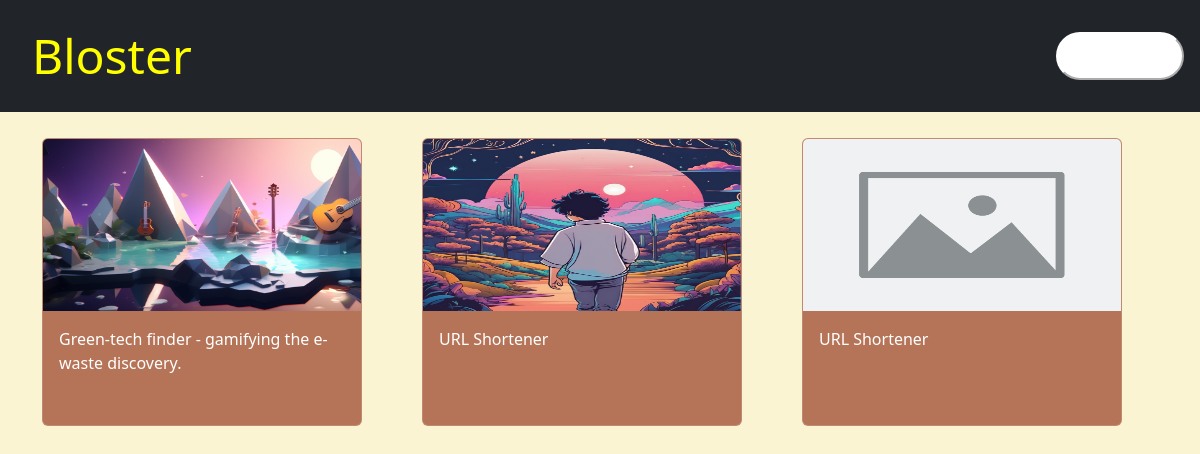
The page / on the database its author committed.
### posts/models.py (models this page shows, shortened)
class postModel(models.Model):
    status_option = (
        ('d', 'Draft'),
        ('p', 'Publish')
    )
    author = models.ForeignKey(User, on_delete=models.CASCADE,blank=True, default=None, editable=False)
    title = models.CharField(verbose_name='Post Title', blank=False, max_length=150)
    content = models.TextField(verbose_name='Post Content', blank=False)
    image = models.ImageField(blank=True, default='blank.png')
    creation_date = models.DateTimeField(editable=False , blank=True)
    modify_date = models.DateTimeField(editable=False, blank=True)
    ulink = models.SlugField(verbose_name='Unique Link ID',editable=False, unique=True, blank=False)
    status = models.CharField(max_length=1,choices=status_option,default='d', blank=False)

### Bloster/views.py (the view)
# urls.py: path("", views.homePage),
def homePage(request):
    published_posts = models.postModel.objects.filter(status='p').order_by("-creation_date")
    return render(request, 'homepage.html', {'posts':published_posts})

### templates/homepage.html (shortened to what this page needs)
{% extends "layout.html" %}
{%block body%}
{% for card in  posts%}
<div class="col-sm-6 col-xs-12 col-md-4 d-flex align-items-start" style="margin-bottom:10px; margin-top: 10px;">
    <a href="{%url "posts:viewpost" ulink=card.ulink%}" style="text-decoration:none;">
    <div class="card" style="width: 20rem; height:18rem; background-color:#b57457">
        <img class="card-img-top" src={{card.image.url}} alt={{card.title}} style="height:60%;">
        <div class="card-body">
          <p class="card-text" style="color:white;">{{card.title}}</p>
        </div>
    </div>
</a>
</div>
{%endfor%}
{%endblock%}

### rows shown on the page
postModel: image (picture), title "Green-tech finder - gamifying the e-waste discovery."
postModel: image (picture), title "URL Shortener"
postModel: image (placeholder picture), title "URL Shortener"
